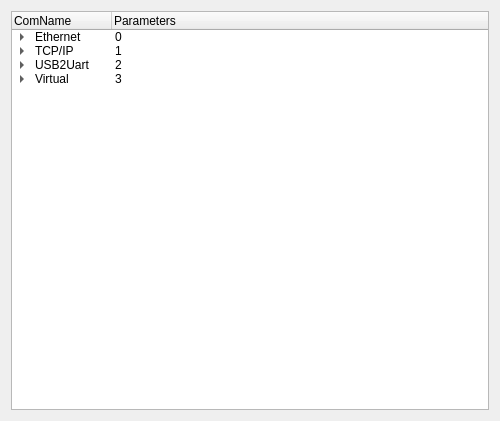
<?xml version="1.0" encoding="UTF-8"?>
<ui version="4.0">
 <class>Form</class>
 <widget class="QWidget" name="Form">
  <property name="geometry">
   <rect>
    <x>0</x>
    <y>0</y>
    <width>500</width>
    <height>421</height>
   </rect>
  </property>
  <property name="windowTitle">
   <string>Form</string>
  </property>
  <layout class="QVBoxLayout" name="verticalLayout">
   <item>
    <widget class="QTreeWidget" name="treeWidget">
     <column>
      <property name="text">
       <string>ComName</string>
      </property>
     </column>
     <column>
      <property name="text">
       <string>Parameters</string>
      </property>
     </column>
     <item>
      <property name="text">
       <string>Ethernet</string>
      </property>
      <property name="text">
       <string>0</string>
      </property>
      <item>
       <property name="text">
        <string>裸机网口</string>
       </property>
       <property name="text">
        <string>0</string>
       </property>
      </item>
     </item>
     <item>
      <property name="text">
       <string>TCP/IP</string>
      </property>
      <property name="text">
       <string>1</string>
      </property>
      <item>
       <property name="text">
        <string>IpAddress</string>
       </property>
       <property name="text">
        <string>192.168.1.1</string>
       </property>
      </item>
      <item>
       <property name="text">
        <string>IpPort</string>
       </property>
       <property name="text">
        <string>8080</string>
       </property>
      </item>
     </item>
     <item>
      <property name="text">
       <string>USB2Uart</string>
      </property>
      <property name="text">
       <string>2</string>
      </property>
      <item>
       <property name="text">
        <string>COM</string>
       </property>
       <property name="text">
        <string>COM3</string>
       </property>
      </item>
      <item>
       <property name="text">
        <string>BaudRate</string>
       </property>
       <property name="text">
        <string>115200</string>
       </property>
      </item>
      <item>
       <property name="text">
        <string>DataBits</string>
       </property>
       <property name="text">
        <string>11</string>
       </property>
      </item>
      <item>
       <property name="text">
        <string>Parity</string>
       </property>
       <property name="text">
        <string>NoParity</string>
       </property>
      </item>
      <item>
       <property name="text">
        <string>StopBits</string>
       </property>
       <property name="text">
        <string>1</string>
       </property>
      </item>
      <item>
       <property name="text">
        <string>FlowControl</string>
       </property>
       <property name="text">
        <string>NoFlowControl</string>
       </property>
      </item>
     </item>
     <item>
      <property name="text">
       <string>Virtual</string>
      </property>
      <property name="text">
       <string>3</string>
      </property>
      <item>
       <property name="text">
        <string>undefined</string>
       </property>
       <property name="text">
        <string>3</string>
       </property>
      </item>
     </item>
    </widget>
   </item>
  </layout>
 </widget>
 <resources/>
 <connections/>
</ui>
